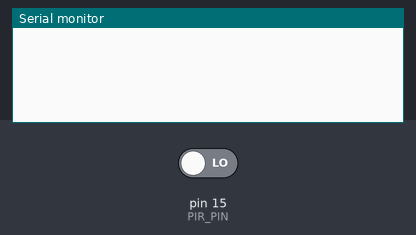
Recording of a sketch running on a simulated Arduino Uno, built with avr-gcc and run on an emulated ATmega328P. On the bench: the last lines printed to the serial monitor. Inputs (shaded band) come from the test bench; at power-on: pin 15 (PIR_PIN) LOW.

Above: at 1.2 s.
1.3 s: pin 15 (PIR_PIN) driven HIGH
At 2.5 s:
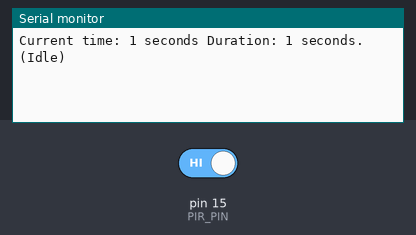
2.8 s: pin 15 (PIR_PIN) driven LOW
At 3.8 s:
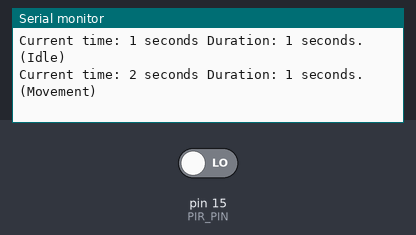

The sketch:

SMS.ino
```cpp
#include <Arduino.h>
#define SECOND 1000

#define led1 0
#define PIR_PIN 15

int lastPirVal = LOW;
int pirVal;

unsigned long motionStartTime = 0;
unsigned long motionEndTime = 0;
unsigned long currentTime = 0;
unsigned long idleStartTime = 0;

void setup()
{
    pinMode(led1, OUTPUT);
    pinMode(PIR_PIN, INPUT);
    Serial.begin(115200);
}

void loop()
{
    pirVal = digitalRead(PIR_PIN);
    if (pirVal == 1)
    {
        digitalWrite(led1, HIGH);
        if (lastPirVal == LOW)
        {
            motionStartTime = millis();
            if (idleStartTime != 0)
            {
                unsigned long idleDuration = (millis() - idleStartTime) / SECOND;
                currentTime += idleDuration;
                Serial.print("Current time: ");
                Serial.print(currentTime);
                Serial.print(" seconds Duration: ");
                Serial.print(idleDuration);
                Serial.println(" seconds. (Idle)");
            }
            lastPirVal = HIGH;
        }
    }
    else
    {
        digitalWrite(led1, LOW);
        if (lastPirVal == HIGH)
        {
            unsigned long motionDuration = (millis() - motionStartTime) / SECOND;
            if (motionDuration > 0)
            {
                currentTime += motionDuration;
                Serial.print("Current time: ");
                Serial.print(currentTime);
                Serial.print(" seconds Duration: ");
                Serial.print(motionDuration);
                Serial.println(" seconds. (Movement)");
            }

            idleStartTime = millis();
            lastPirVal = LOW;
        }
        else
        {
            if (idleStartTime == 0)
            {
                idleStartTime = millis();
            }
        }
    }
}
```

Measured:
- after the input at 1.3 s, the serial monitor: prints a new line at once (image 1)
- after the input at 2.8 s, the serial monitor: prints a new line at once (image 2)
